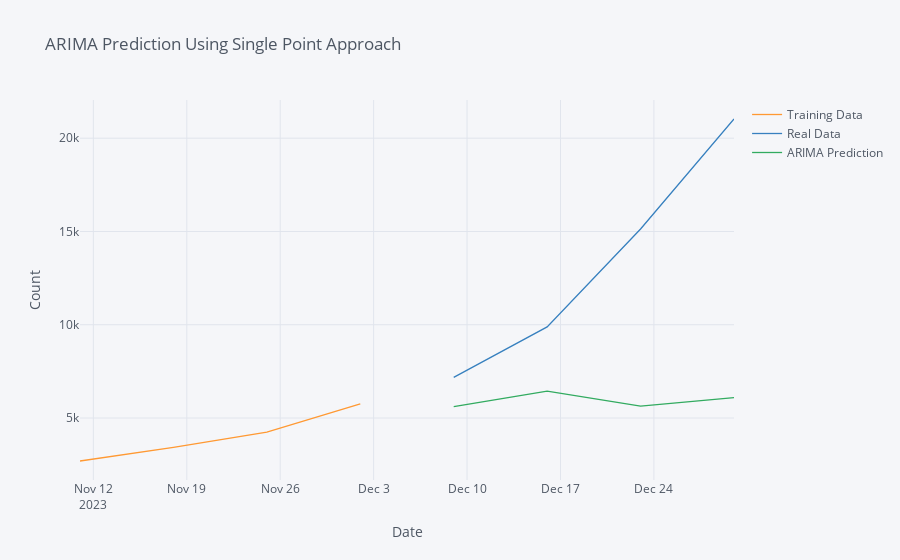

Notebook source saved alongside this figure:
### Code cell
arima_df.iplot(yTitle = "Count", xTitle = "Date", title = "ARIMA Prediction Using Single Point Approach")

### Figure 1 — Plotly figure (JSON) as saved in the notebook; plotly's stock layout.template omitted (floating-point values rounded to 4 significant figures)
{"data": [{"line": {"color": "rgba(255, 153, 51, 1.0)", "dash": "solid", "shape": "linear", "width": 1.3}, "mode": "lines", "name": "Training Data", "text": "", "type": "scatter", "x": ["2023-11-11", "2023-11-18", "2023-11-25", "2023-12-02", "2023-12-09", "2023-12-16", "2023-12-23", "2023-12-30"], "y": [2695, 3422, 4240, 5752, "", "", "", ""]}, {"line": {"color": "rgba(55, 128, 191, 1.0)", "dash": "solid", "shape": "linear", "width": 1.3}, "mode": "lines", "name": "Real Data", "text": "", "type": "scatter", "x": ["2023-11-11", "2023-11-18", "2023-11-25", "2023-12-02", "2023-12-09", "2023-12-16", "2023-12-23", "2023-12-30"], "y": ["", "", "", "", 7178, 9886, 15134, 21030]}, {"line": {"color": "rgba(50, 171, 96, 1.0)", "dash": "solid", "shape": "linear", "width": 1.3}, "mode": "lines", "name": "ARIMA Prediction", "text": "", "type": "scatter", "x": ["2023-11-11", "2023-11-18", "2023-11-25", "2023-12-02", "2023-12-09", "2023-12-16", "2023-12-23", "2023-12-30"], "y": ["", "", "", "", 5609.0, 6443.0, 5633.0, 6090.0]}], "layout": {"legend": {"bgcolor": "#F5F6F9", "font": {"color": "#4D5663"}}, "paper_bgcolor": "#F5F6F9", "plot_bgcolor": "#F5F6F9", "title": {"font": {"color": "#4D5663"}, "text": "ARIMA Prediction Using Single Point Approach"}, "xaxis": {"gridcolor": "#E1E5ED", "showgrid": true, "tickfont": {"color": "#4D5663"}, "title": {"font": {"color": "#4D5663"}, "text": "Date"}, "zerolinecolor": "#E1E5ED"}, "yaxis": {"gridcolor": "#E1E5ED", "showgrid": true, "tickfont": {"color": "#4D5663"}, "title": {"font": {"color": "#4D5663"}, "text": "Count"}, "zerolinecolor": "#E1E5ED"}}}
